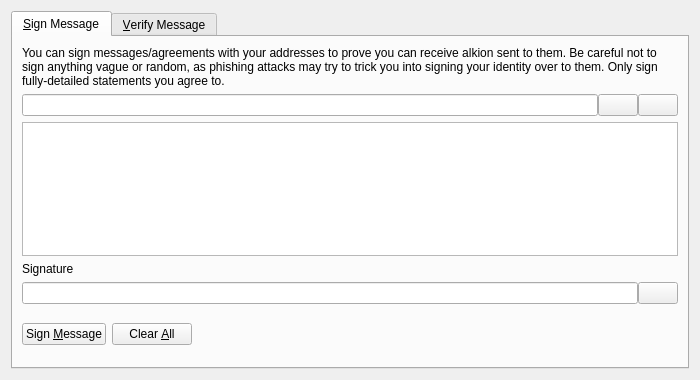
<?xml version="1.0" encoding="UTF-8"?>
<ui version="4.0">
 <class>SignVerifyMessageDialog</class>
 <widget class="QDialog" name="SignVerifyMessageDialog">
  <property name="geometry">
   <rect>
    <x>0</x>
    <y>0</y>
    <width>700</width>
    <height>380</height>
   </rect>
  </property>
  <property name="windowTitle">
   <string>Signatures - Sign / Verify a Message</string>
  </property>
  <property name="modal">
   <bool>true</bool>
  </property>
  <layout class="QVBoxLayout" name="verticalLayout">
   <item>
    <widget class="QTabWidget" name="tabWidget">
     <property name="currentIndex">
      <number>0</number>
     </property>
     <widget class="QWidget" name="tabSignMessage">
      <attribute name="title">
       <string>&amp;Sign Message</string>
      </attribute>
      <layout class="QVBoxLayout" name="verticalLayout_SM">
       <item>
        <widget class="QLabel" name="infoLabel_SM">
         <property name="text">
          <string>You can sign messages/agreements with your addresses to prove you can receive alkion sent to them. Be careful not to sign anything vague or random, as phishing attacks may try to trick you into signing your identity over to them. Only sign fully-detailed statements you agree to.</string>
         </property>
         <property name="textFormat">
          <enum>Qt::PlainText</enum>
         </property>
         <property name="wordWrap">
          <bool>true</bool>
         </property>
        </widget>
       </item>
       <item>
        <layout class="QHBoxLayout" name="horizontalLayout_1_SM">
         <property name="spacing">
          <number>0</number>
         </property>
         <item>
          <widget class="QValidatedLineEdit" name="addressIn_SM">
           <property name="toolTip">
            <string>The Alkion address to sign the message with</string>
           </property>
          </widget>
         </item>
         <item>
          <widget class="QPushButton" name="addressBookButton_SM">
           <property name="toolTip">
            <string>Choose previously used address</string>
           </property>
           <property name="text">
            <string/>
           </property>
           <property name="icon">
            <iconset resource="../bitcoin.qrc">
             <normaloff>:/icons/address-book</normaloff>:/icons/address-book</iconset>
           </property>
           <property name="shortcut">
            <string>Alt+A</string>
           </property>
           <property name="autoDefault">
            <bool>false</bool>
           </property>
          </widget>
         </item>
         <item>
          <widget class="QPushButton" name="pasteButton_SM">
           <property name="toolTip">
            <string>Paste address from clipboard</string>
           </property>
           <property name="text">
            <string/>
           </property>
           <property name="icon">
            <iconset resource="../bitcoin.qrc">
             <normaloff>:/icons/editpaste</normaloff>:/icons/editpaste</iconset>
           </property>
           <property name="shortcut">
            <string>Alt+P</string>
           </property>
           <property name="autoDefault">
            <bool>false</bool>
           </property>
          </widget>
         </item>
        </layout>
       </item>
       <item>
        <widget class="QPlainTextEdit" name="messageIn_SM">
         <property name="toolTip">
          <string>Enter the message you want to sign here</string>
         </property>
        </widget>
       </item>
       <item>
        <widget class="QLabel" name="signatureLabel_SM">
         <property name="text">
          <string>Signature</string>
         </property>
         <property name="textFormat">
          <enum>Qt::PlainText</enum>
         </property>
        </widget>
       </item>
       <item>
        <layout class="QHBoxLayout" name="horizontalLayout_2_SM">
         <property name="spacing">
          <number>0</number>
         </property>
         <item>
          <widget class="QLineEdit" name="signatureOut_SM">
           <property name="font">
            <font>
             <italic>true</italic>
            </font>
           </property>
           <property name="readOnly">
            <bool>true</bool>
           </property>
          </widget>
         </item>
         <item>
          <widget class="QPushButton" name="copySignatureButton_SM">
           <property name="toolTip">
            <string>Copy the current signature to the system clipboard</string>
           </property>
           <property name="text">
            <string/>
           </property>
           <property name="icon">
            <iconset resource="../bitcoin.qrc">
             <normaloff>:/icons/editcopy</normaloff>:/icons/editcopy</iconset>
           </property>
           <property name="autoDefault">
            <bool>false</bool>
           </property>
          </widget>
         </item>
        </layout>
       </item>
       <item>
        <layout class="QHBoxLayout" name="horizontalLayout_3_SM">
         <item>
          <widget class="QPushButton" name="signMessageButton_SM">
           <property name="toolTip">
            <string>Sign the message to prove you own this Alkion address</string>
           </property>
           <property name="text">
            <string>Sign &amp;Message</string>
           </property>
           <property name="icon">
            <iconset resource="../bitcoin.qrc">
             <normaloff>:/icons/edit</normaloff>:/icons/edit</iconset>
           </property>
           <property name="autoDefault">
            <bool>false</bool>
           </property>
          </widget>
         </item>
         <item>
          <widget class="QPushButton" name="clearButton_SM">
           <property name="toolTip">
            <string>Reset all sign message fields</string>
           </property>
           <property name="text">
            <string>Clear &amp;All</string>
           </property>
           <property name="icon">
            <iconset resource="../bitcoin.qrc">
             <normaloff>:/icons/remove</normaloff>:/icons/remove</iconset>
           </property>
           <property name="autoDefault">
            <bool>false</bool>
           </property>
          </widget>
         </item>
         <item>
          <spacer name="horizontalSpacer_1_SM">
           <property name="orientation">
            <enum>Qt::Horizontal</enum>
           </property>
           <property name="sizeHint" stdset="0">
            <size>
             <width>40</width>
             <height>48</height>
            </size>
           </property>
          </spacer>
         </item>
         <item>
          <widget class="QLabel" name="statusLabel_SM">
           <property name="font">
            <font>
             <weight>75</weight>
             <bold>true</bold>
            </font>
           </property>
           <property name="text">
            <string/>
           </property>
           <property name="wordWrap">
            <bool>true</bool>
           </property>
          </widget>
         </item>
         <item>
          <spacer name="horizontalSpacer_2_SM">
           <property name="orientation">
            <enum>Qt::Horizontal</enum>
           </property>
           <property name="sizeHint" stdset="0">
            <size>
             <width>40</width>
             <height>48</height>
            </size>
           </property>
          </spacer>
         </item>
        </layout>
       </item>
      </layout>
     </widget>
     <widget class="QWidget" name="tabVerifyMessage">
      <attribute name="title">
       <string>&amp;Verify Message</string>
      </attribute>
      <layout class="QVBoxLayout" name="verticalLayout_VM">
       <item>
        <widget class="QLabel" name="infoLabel_VM">
         <property name="text">
          <string>Enter the receiver's address, message (ensure you copy line breaks, spaces, tabs, etc. exactly) and signature below to verify the message. Be careful not to read more into the signature than what is in the signed message itself, to avoid being tricked by a man-in-the-middle attack. Note that this only proves the signing party receives with the address, it cannot prove sendership of any transaction!</string>
         </property>
         <property name="textFormat">
          <enum>Qt::PlainText</enum>
         </property>
         <property name="alignment">
          <set>Qt::AlignLeading|Qt::AlignLeft|Qt::AlignTop</set>
         </property>
         <property name="wordWrap">
          <bool>true</bool>
         </property>
        </widget>
       </item>
       <item>
        <layout class="QHBoxLayout" name="horizontalLayout_1_VM">
         <property name="spacing">
          <number>0</number>
         </property>
         <item>
          <widget class="QValidatedLineEdit" name="addressIn_VM">
           <property name="toolTip">
            <string>The Alkion address the message was signed with</string>
           </property>
          </widget>
         </item>
         <item>
          <widget class="QPushButton" name="addressBookButton_VM">
           <property name="toolTip">
            <string>Choose previously used address</string>
           </property>
           <property name="text">
            <string/>
           </property>
           <property name="icon">
            <iconset resource="../bitcoin.qrc">
             <normaloff>:/icons/address-book</normaloff>:/icons/address-book</iconset>
           </property>
           <property name="shortcut">
            <string>Alt+A</string>
           </property>
           <property name="autoDefault">
            <bool>false</bool>
           </property>
          </widget>
         </item>
        </layout>
       </item>
       <item>
        <widget class="QPlainTextEdit" name="messageIn_VM"/>
       </item>
       <item>
        <widget class="QValidatedLineEdit" name="signatureIn_VM"/>
       </item>
       <item>
        <layout class="QHBoxLayout" name="horizontalLayout_2_VM">
         <item>
          <widget class="QPushButton" name="verifyMessageButton_VM">
           <property name="toolTip">
            <string>Verify the message to ensure it was signed with the specified Alkion address</string>
           </property>
           <property name="text">
            <string>Verify &amp;Message</string>
           </property>
           <property name="icon">
            <iconset resource="../bitcoin.qrc">
             <normaloff>:/icons/transaction_0</normaloff>:/icons/transaction_0</iconset>
           </property>
           <property name="autoDefault">
            <bool>false</bool>
           </property>
          </widget>
         </item>
         <item>
          <widget class="QPushButton" name="clearButton_VM">
           <property name="toolTip">
            <string>Reset all verify message fields</string>
           </property>
           <property name="text">
            <string>Clear &amp;All</string>
           </property>
           <property name="icon">
            <iconset resource="../bitcoin.qrc">
             <normaloff>:/icons/remove</normaloff>:/icons/remove</iconset>
           </property>
           <property name="autoDefault">
            <bool>false</bool>
           </property>
          </widget>
         </item>
         <item>
          <spacer name="horizontalSpacer_1_VM">
           <property name="orientation">
            <enum>Qt::Horizontal</enum>
           </property>
           <property name="sizeHint" stdset="0">
            <size>
             <width>40</width>
             <height>48</height>
            </size>
           </property>
          </spacer>
         </item>
         <item>
          <widget class="QLabel" name="statusLabel_VM">
           <property name="font">
            <font>
             <weight>75</weight>
             <bold>true</bold>
            </font>
           </property>
           <property name="text">
            <string/>
           </property>
           <property name="wordWrap">
            <bool>true</bool>
           </property>
          </widget>
         </item>
         <item>
          <spacer name="horizontalSpacer_2_VM">
           <property name="orientation">
            <enum>Qt::Horizontal</enum>
           </property>
           <property name="sizeHint" stdset="0">
            <size>
             <width>40</width>
             <height>48</height>
            </size>
           </property>
          </spacer>
         </item>
        </layout>
       </item>
      </layout>
     </widget>
    </widget>
   </item>
  </layout>
 </widget>
 <customwidgets>
  <customwidget>
   <class>QValidatedLineEdit</class>
   <extends>QLineEdit</extends>
   <header>qvalidatedlineedit.h</header>
  </customwidget>
 </customwidgets>
 <resources>
  <include location="../bitcoin.qrc"/>
 </resources>
 <connections/>
</ui>
